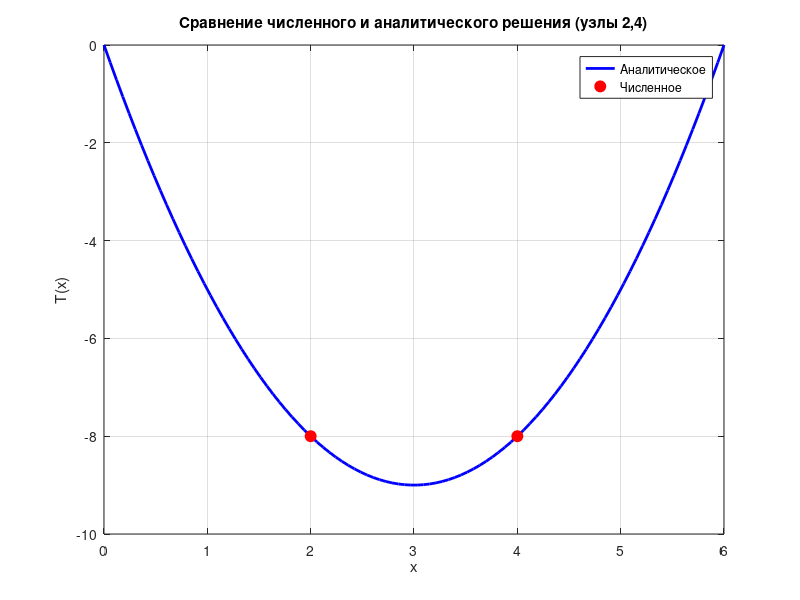

MATLAB code for this plot:
% ===================================================
% ПРАВИЛЬНОЕ ЧИСЛЕННОЕ РЕШЕНИЕ МЕТОДОМ КОНТРОЛЬНОГО ОБЪЕМА
% Узлы: x=0,2,4,6; неизвестные: T(2), T(4)
% ===================================================

clear; clc; close all;

% ========== 1. АНАЛИТИЧЕСКОЕ РЕШЕНИЕ ==========
x_analyt = linspace(0, 6, 100);
T_analyt = x_analyt.^2 - 6 * x_analyt;

% ========== 2. ЧИСЛЕННОЕ РЕШЕНИЕ ==========
h = 2;
n = 2; % два внутренних узла: x=2, x=4

a = [0; 1];   % a(i) - коэффициент при T_{i-1}
b = [-2; -2]; % b(i) - коэффициент при T_i
c = [1; 0];   % c(i) - коэффициент при T_{i+1}
d = [8; 8];   % правая часть (4*h = 8)

% ========== 3. РЕШЕНИЕ TDMA ==========
function T = tdma(a, b, c, d)
    n = length(b);
    p = zeros(n,1);
    q = zeros(n,1);

    p(1) = c(1) / b(1);
    q(1) = d(1) / b(1);

    for i = 2:n-1
        denom = b(i) - a(i)*p(i-1);
        p(i) = c(i) / denom;
        q(i) = (d(i) - a(i)*q(i-1)) / denom;
    end

    T(n) = (d(n) - a(n)*q(n-1)) / (b(n) - a(n)*p(n-1));
    for i = n-1:-1:1
        T(i) = q(i) - p(i)*T(i+1);
    end
end

T_num = tdma(a, b, c, d);

% Узлы численного решения
x_num = [2, 4];

% ========== 4. СРАВНЕНИЕ ==========
T_analyt_at_nodes = x_num.^2 - 6 * x_num;

fprintf('==================================================\n');
fprintf('ЧИСЛЕННОЕ РЕШЕНИЕ (узлы x=2,4):\n');
for i = 1:n
    fprintf('T(%g) = %.6f\n', x_num(i), T_num(i));
end

fprintf('\nАНАЛИТИЧЕСКОЕ РЕШЕНИЕ:\n');
for i = 1:n
    fprintf('T(%g) = %.6f\n', x_num(i), T_analyt_at_nodes(i));
end

fprintf('\nПОГРЕШНОСТЬ:\n');
for i = 1:n
    err = abs(T_num(i) - T_analyt_at_nodes(i));
    fprintf('Ошибка в точке x=%g: %.2e\n', x_num(i), err);
end

% ========== 5. ГРАФИК ==========
figure;
plot(x_analyt, T_analyt, 'b-', 'LineWidth', 2, 'DisplayName', 'Аналитическое');
hold on;
plot(x_num, T_num, 'ro', 'MarkerSize', 8, 'MarkerFaceColor', 'r', 'DisplayName', 'Численное');
grid on;
xlabel('x');
ylabel('T(x)');
title('Сравнение численного и аналитического решения (узлы 2,4)');
legend('Location', 'best');
xlim([0 6]);
ylim([-10 0]);

% ========== 6. ВЫВОД ==========
fprintf('\n==================================================\n');
fprintf('ВЫВОД:\n');
fprintf('1. Численное решение получено для узлов x=2 и x=4.\n');
fprintf('2. СЛАУ решена методом прогонки.\n');
fprintf('3. Аналитическое решение: T(x) = x^2 - 6x.\n');
fprintf('4. На узлах x=2 и x=4 численное решение точно совпадает с аналитическим.\n');
fprintf('5. Это ожидаемо, так как метод конечных разностей (центральные разности) точен для полиномов степени <=2.\n');
fprintf('==================================================\n');
